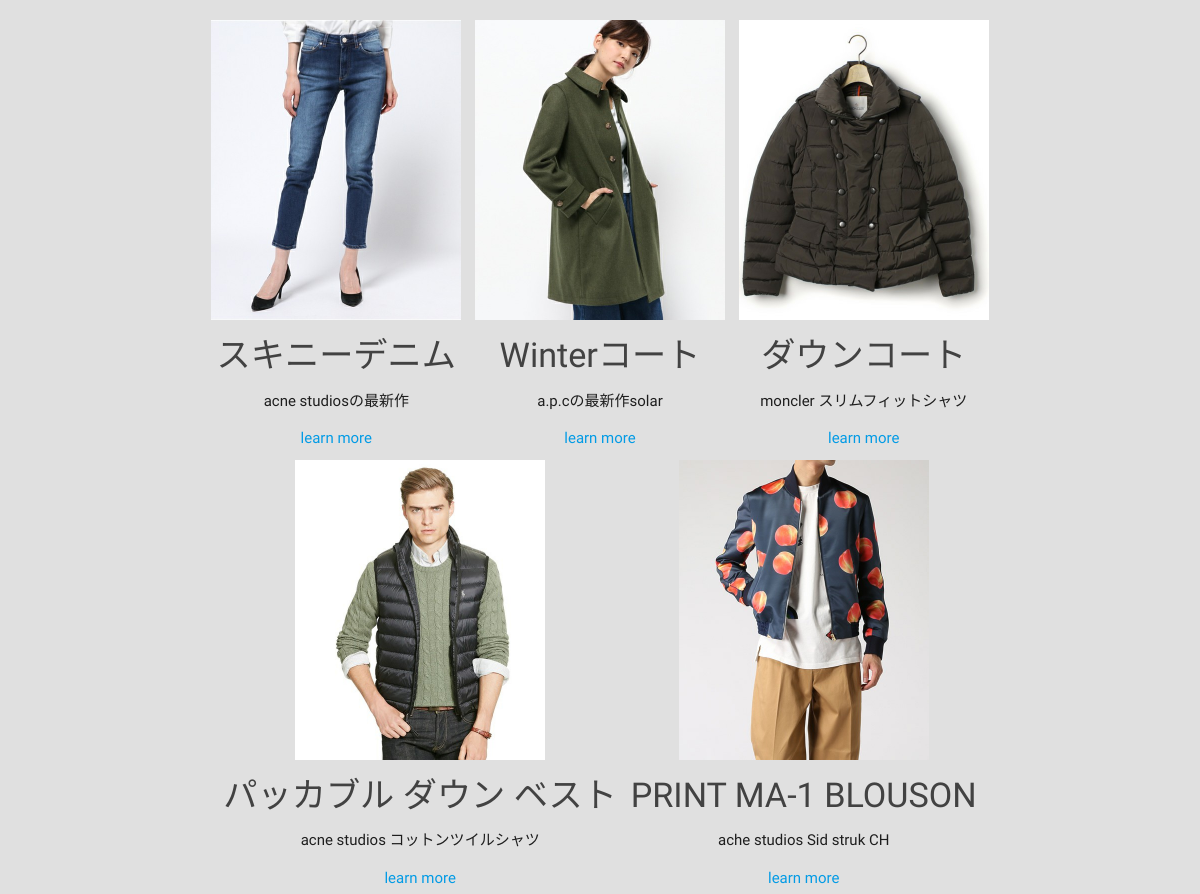
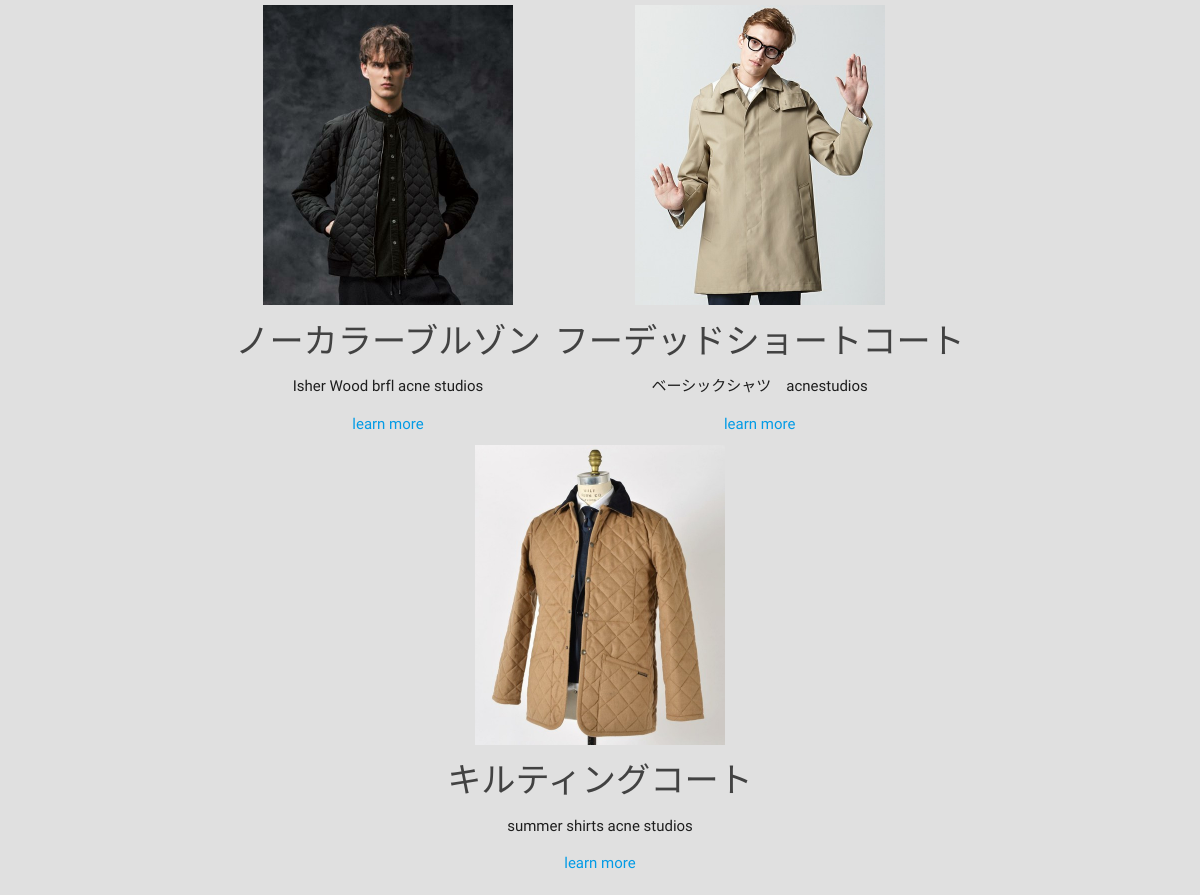
Page /app/list/ on the committed database (2 pictures, top to bottom).
### app/models.py (models this page shows, shortened)
class Product(models.Model):
    product_name = models.CharField(max_length=200)
    pub_date = models.DateTimeField('date published', default=datetime.now())
    product_img1 = models.ImageField(upload_to='images/')
    product_img2 = models.ImageField(upload_to='images/', null=True)
    product_img3 = models.ImageField(upload_to='images/', null=True)
    product_img4 = models.ImageField(upload_to='images/', null=True)
    product_img5 = models.ImageField(upload_to='images/', null=True)
    product_caption = models.CharField(max_length=200)
    product_detail_text = models.TextField()
    product_brand = models.CharField(max_length=200, default="no-brand")
    favorites = GenericRelation(Favorite)
    tags = TaggableManager()

### app/views.py (the view)
# urls.py: url(r'list/$',views.list, name='list'),
def list(request):
    latest_product_list = Product.objects.order_by('-pub_date')[:8]
    context = {
        'latest_product_list': latest_product_list
    }
    return render(request, 'app/list.html', context)

### app/templates/app/list.html (shortened to what this page needs)
{% extends "app/base.html" %}
{% block content %}
    <div class="productList container">
        {% if latest_product_list %}
            <ul>
            {% for product in latest_product_list %}
                <li>
                    <div class="product">
                      <div class="product_media">
                        <img src="{{ product.product_img1.url }}" alt="{{ product.product_name }}" class="img-responsive center-block">
                      </div>
                      <div class="product_name">
                         <h4>{{ product.product_name }}</h4>
                      </div>
                      <div class="product_supporting-text">
                        <p>{{ product.product_caption }}</p>
                      </div>
                      <div class="product_actions">
                         <a href="/app/{{ product.id }}/detail">learn more</a>
                      </div>
                    </div>
                </li>
            {% endfor %}
            </ul>
        {% else %}
            <p>No products are available.</p>
        {% endif %}
    </div>
{% endblock content %}

### app/static/css/main.css (style rules this page uses)
body { margin: 0; background-color: #e0e0e0; }
.productList ul { display: inline-block; width: 100%; text-align: center; }
.productList ul li { display: inline-block; padding: 5px; }
.productList li img { max-width: 250px; }

### rows in the picture
Product: product_img1 (picture), product_name "スキニーデニム", product_caption "acne studiosの最新作"
Product: product_img1 (picture), product_name "Winterコート", product_caption "a.p.cの最新作solar"
Product: product_img1 (picture), product_name "ダウンコート", product_caption "moncler スリムフィットシャツ"
Product: product_img1 (picture), product_name "パッカブル ダウン ベスト", product_caption "acne studios コットンツイルシャツ"
Product: product_img1 (picture), product_name "PRINT MA-1 BLOUSON", product_caption "ache studios Sid struk CH"
Product: product_img1 (picture), product_name "ノーカラーブルゾン", product_caption "Isher Wood brfl acne studios"
Product: product_img1 (picture), product_name "フーデッドショートコート", product_caption "ベーシックシャツ acnestudios"
Product: product_img1 (picture), product_name "キルティングコート", product_caption "summer shirts acne studios"
